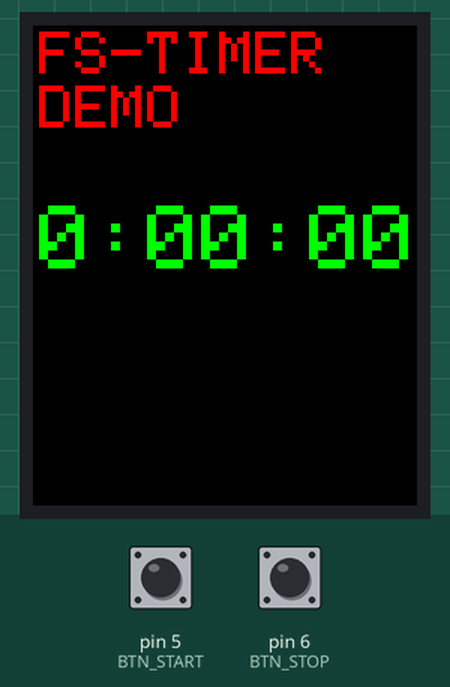
Bench run of a sketch on a simulated Arduino Mega 2560, built with avr-gcc and run on an emulated ATmega2560. On the bench: 128×160 colour display. The inputs (shaded band) are chosen by the test bench; at power-on: pin 5 (BTN_START) HIGH, pin 6 (BTN_STOP) HIGH. What the sketch prints to the serial monitor is not drawn.

Above: at 1.3 s.
1.4 s: pin 5 (BTN_START) pulled LOW for 0.15 s
At 1.56 s:
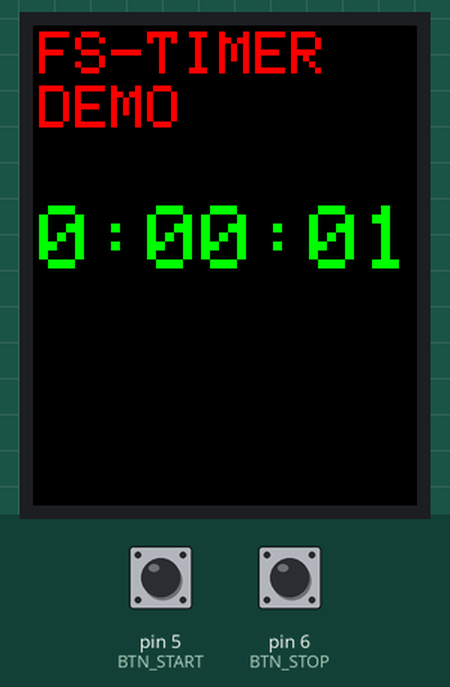
3.0 s: pin 6 (BTN_STOP) pulled LOW for 0.15 s
At 3.0 s:
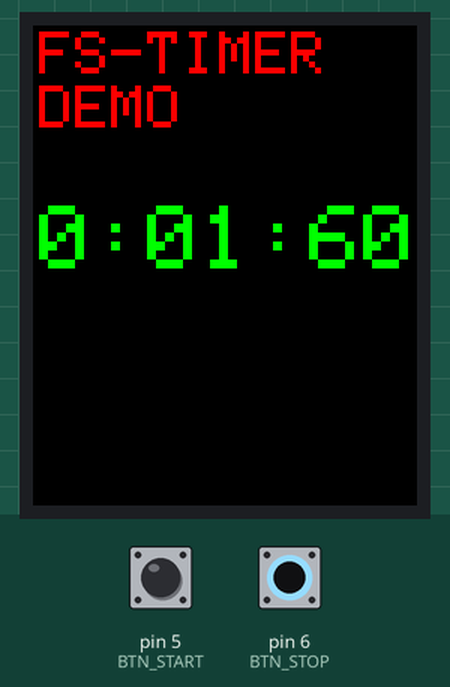
Timing chart, 0 to 6.0 s (numbered marks = the images above; inputs shaded):
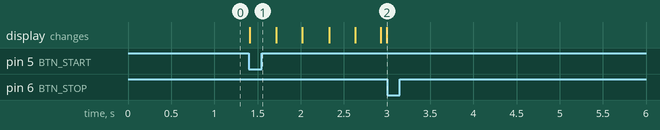

Measured:
- after the input at 1.4 s, the display: changes at once (image 1)
- after the input at 3.0 s, every drawn part: stays the same

The sketch:

fstimer-demo.ino
```cpp
// (licence header left out)
#include <Adafruit_GFX.h>    // Core graphics library
#include <Adafruit_ST7735.h> // Hardware-specific library
#include <SPI.h>

#define TFT_CS   31
#define TFT_RST  30
#define TFT_DC   29
#define TFT_SCLK 27
#define TFT_MOSI 28
Adafruit_ST7735 tft = Adafruit_ST7735(TFT_CS, TFT_DC, TFT_MOSI, TFT_SCLK, TFT_RST);

// buttons
#define BTN_START 5
#define BTN_STOP  6

int isTime = 0;
String m = "0";
String ss = "00";
String xx = "00";

int setin = 0;
int setinClear = 0;
int second = 0;
int secondClear = 0;
int minute = 0;
int minuteClear = 0;

uint16_t time;

int startTime = 0;
int buttonStartState = 0;
int buttonStopState = 0;

int topTimer = 60;

int memMinute;
int memSecond;
int memHundredthOfSecond;

void setup(void) {
  Serial.begin(9600);

  pinMode(BTN_START, INPUT_PULLUP);
  pinMode(BTN_STOP, INPUT_PULLUP);

  tft.initR(INITR_BLACKTAB);   // initialize a ST7735S chip, black tab

  Serial.println("Initialized");

  time = millis();
  tft.fillScreen(ST7735_BLACK);

  tft.setTextWrap(false);
  tft.fillScreen(ST7735_BLACK);
  tft.setCursor(2, 2);
  tft.setTextColor(ST7735_RED);
  tft.setTextSize(2);
  tft.println("FS-TIMER");
  tft.setCursor(2, 20);
  tft.println("DEMO");

  tft.setCursor(2, topTimer);
  tft.setTextColor(ST7735_GREEN);
  tft.setTextSize(3);
  tft.println(m + ":" + ss + ":" + xx);
}

void loop() {
  if (buttonStartState == 0 & buttonStopState == 0) {
    if (digitalRead(BTN_START) == 0) {
      startTime = millis();
      buttonStartState = 1;
    }
  }

  if (buttonStopState == 0 & buttonStartState == 1) {
    if (digitalRead(BTN_STOP) == 0) {
      isTime = millis() - startTime;
      memMinute = getMinute(isTime);
      memSecond = getSecond(isTime);
      memHundredthOfSecond = getHundredthOfSecond(isTime);

      buttonStopState = 1;
      buttonStartState = 0;
    }
  }

  if (buttonStartState == 1) {
    isTime = millis() - startTime;
    setin = getHundredthOfSecond(isTime);
    if (setin != setinClear) {
      // clear previous time value
      tft.setCursor(92, topTimer);
      tft.setTextColor(ST7735_BLACK);
      tft.println(fillZero(setinClear));

      // draw current time value
      tft.setCursor(92, topTimer);
      tft.setTextColor(ST7735_GREEN);
      tft.println(fillZero(setin));

      setinClear = setin;
    }

    second = getSecond(isTime);
    if (second != secondClear) {
      // clear previous time value
      tft.setCursor(38, topTimer);
      tft.setTextColor(ST7735_BLACK);
      tft.println(fillZero(secondClear));

      // draw current time value
      tft.setCursor(38, topTimer);
      tft.setTextColor(ST7735_GREEN);
      tft.println(fillZero(second));

      secondClear = second;
    }

    minute = getMinute(isTime);
    if (minute != minuteClear) {
      // clear previous time value
      tft.setCursor(2, topTimer);
      tft.setTextColor(ST7735_BLACK);
      tft.println(minuteClear);

      // draw current time value
      tft.setCursor(2, topTimer);
      tft.setTextColor(ST7735_GREEN);
      tft.println(minute);

      minuteClear = minute;
    }
  }
}

int getMinute(int millisTime) {
  return millisTime / (60 * 1000) % 60;
}

int getSecond(int millisTime) {
  return millisTime / 1000 % 60;
}

int getHundredthOfSecond(int millisTime) {
  return millisTime / 10 % 100;
}

String fillZero(int t) {
  String x = String(t);
  if (t < 10) {
    x = "0" + String(t);
  }
  return String(x);
}
```
